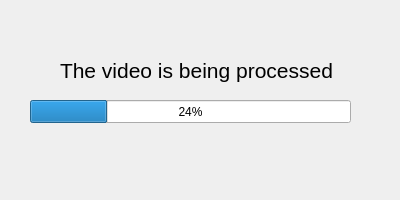
<?xml version="1.0" encoding="UTF-8"?>
<ui version="4.0">
 <class>LoadWin</class>
 <widget class="QDialog" name="LoadWin">
  <property name="geometry">
   <rect>
    <x>0</x>
    <y>0</y>
    <width>400</width>
    <height>200</height>
   </rect>
  </property>
  <property name="windowTitle">
   <string>Processing Video File</string>
  </property>
  <widget class="QLabel" name="label">
   <property name="geometry">
    <rect>
     <x>60</x>
     <y>50</y>
     <width>281</width>
     <height>41</height>
    </rect>
   </property>
   <property name="text">
    <string>&lt;html&gt;&lt;head/&gt;&lt;body&gt;&lt;p&gt;&lt;span style=&quot; font-size:16pt;&quot;&gt;The video is being processed&lt;/span&gt;&lt;/p&gt;&lt;/body&gt;&lt;/html&gt;</string>
   </property>
  </widget>
  <widget class="QProgressBar" name="progressBar">
   <property name="geometry">
    <rect>
     <x>30</x>
     <y>100</y>
     <width>321</width>
     <height>23</height>
    </rect>
   </property>
   <property name="value">
    <number>24</number>
   </property>
  </widget>
 </widget>
 <resources/>
 <connections/>
</ui>
